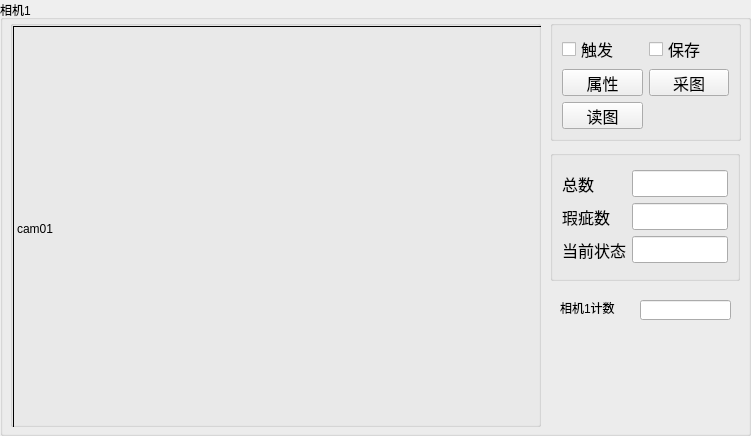
       <widget class="QGroupBox" name="groupBox">
        <property name="sizePolicy">
         <sizepolicy hsizetype="Minimum" vsizetype="Minimum">
          <horstretch>0</horstretch>
          <verstretch>0</verstretch>
         </sizepolicy>
        </property>
        <property name="minimumSize">
         <size>
          <width>751</width>
          <height>436</height>
         </size>
        </property>
        <property name="title">
         <string>相机1</string>
        </property>
        <widget class="QGroupBox" name="groupBox_5">
         <property name="geometry">
          <rect>
           <x>550</x>
           <y>150</y>
           <width>190</width>
           <height>131</height>
          </rect>
         </property>
         <property name="sizePolicy">
          <sizepolicy hsizetype="Minimum" vsizetype="Minimum">
           <horstretch>0</horstretch>
           <verstretch>0</verstretch>
          </sizepolicy>
         </property>
         <property name="minimumSize">
          <size>
           <width>190</width>
           <height>121</height>
          </size>
         </property>
         <property name="title">
          <string/>
         </property>
         <layout class="QGridLayout" name="gridLayout_17">
          <item row="0" column="0">
           <layout class="QGridLayout" name="gridLayout">
            <item row="0" column="1">
             <widget class="QLineEdit" name="edtTotalNumCam01">
              <property name="font">
               <font>
                <pointsize>12</pointsize>
               </font>
              </property>
             </widget>
            </item>
            <item row="1" column="0">
             <widget class="QLabel" name="label_3">
              <property name="font">
               <font>
                <pointsize>12</pointsize>
               </font>
              </property>
              <property name="text">
               <string>瑕疵数</string>
              </property>
             </widget>
            </item>
            <item row="1" column="1">
             <widget class="QLineEdit" name="edtNGNumCam01">
              <property name="font">
               <font>
                <pointsize>12</pointsize>
               </font>
              </property>
             </widget>
            </item>
            <item row="2" column="0">
             <widget class="QLabel" name="label_4">
              <property name="font">
               <font>
                <pointsize>12</pointsize>
               </font>
              </property>
              <property name="text">
               <string>当前状态</string>
              </property>
             </widget>
            </item>
            <item row="2" column="1">
             <widget class="QLineEdit" name="edtCurStateCam01">
              <property name="font">
               <font>
                <pointsize>12</pointsize>
               </font>
              </property>
             </widget>
            </item>
            <item row="0" column="0">
             <widget class="QLabel" name="label_2">
              <property name="font">
               <font>
                <pointsize>12</pointsize>
               </font>
              </property>
              <property name="text">
               <string>总数</string>
              </property>
             </widget>
            </item>
           </layout>
          </item>
         </layout>
        </widget>
        <widget class="QGroupBox" name="groupBox_9">
         <property name="geometry">
          <rect>
           <x>10</x>
           <y>20</y>
           <width>531</width>
           <height>407</height>
          </rect>
         </property>
         <property name="sizePolicy">
          <sizepolicy hsizetype="Minimum" vsizetype="Minimum">
           <horstretch>0</horstretch>
           <verstretch>0</verstretch>
          </sizepolicy>
         </property>
         <property name="minimumSize">
          <size>
           <width>531</width>
           <height>406</height>
          </size>
         </property>
         <property name="title">
          <string/>
         </property>
         <layout class="QGridLayout" name="gridLayout_39">
          <property name="leftMargin">
           <number>0</number>
          </property>
          <property name="topMargin">
           <number>0</number>
          </property>
          <property name="rightMargin">
           <number>0</number>
          </property>
          <property name="bottomMargin">
           <number>0</number>
          </property>
          <property name="spacing">
           <number>0</number>
          </property>
          <item row="0" column="0">
           <widget class="CameraShot" name="labShowImgCam01">
            <property name="sizePolicy">
             <sizepolicy hsizetype="Minimum" vsizetype="Minimum">
              <horstretch>0</horstretch>
              <verstretch>0</verstretch>
             </sizepolicy>
            </property>
            <property name="minimumSize">
             <size>
              <width>529</width>
              <height>405</height>
             </size>
            </property>
            <property name="frameShape">
             <enum>QFrame::Panel</enum>
            </property>
            <property name="text">
             <string>cam01</string>
            </property>
           </widget>
          </item>
         </layout>
        </widget>
        <widget class="QGroupBox" name="groupBox_6">
         <property name="geometry">
          <rect>
           <x>550</x>
           <y>20</y>
           <width>191</width>
           <height>121</height>
          </rect>
         </property>
         <property name="sizePolicy">
          <sizepolicy hsizetype="Minimum" vsizetype="Minimum">
           <horstretch>0</horstretch>
           <verstretch>0</verstretch>
          </sizepolicy>
         </property>
         <property name="minimumSize">
          <size>
           <width>190</width>
           <height>121</height>
          </size>
         </property>
         <property name="title">
          <string/>
         </property>
         <layout class="QGridLayout" name="gridLayout_10">
          <item row="0" column="0">
           <layout class="QGridLayout" name="gridLayout_3">
            <item row="0" column="0">
             <widget class="QCheckBox" name="chkTriggerCam01">
              <property name="font">
               <font>
                <pointsize>12</pointsize>
               </font>
              </property>
              <property name="text">
               <string>触发</string>
              </property>
             </widget>
            </item>
            <item row="0" column="1">
             <widget class="QCheckBox" name="chkSaveImageCam01">
              <property name="font">
               <font>
                <pointsize>12</pointsize>
               </font>
              </property>
              <property name="text">
               <string>保存</string>
              </property>
             </widget>
            </item>
            <item row="1" column="0">
             <widget class="QPushButton" name="btnVCDPropertyCam01">
              <property name="font">
               <font>
                <pointsize>12</pointsize>
               </font>
              </property>
              <property name="styleSheet">
               <string notr="true"/>
              </property>
              <property name="text">
               <string>属性</string>
              </property>
             </widget>
            </item>
            <item row="1" column="1">
             <widget class="QPushButton" name="btnGrabImageCam01">
              <property name="font">
               <font>
                <pointsize>12</pointsize>
               </font>
              </property>
              <property name="styleSheet">
               <string notr="true"/>
              </property>
              <property name="text">
               <string>采图</string>
              </property>
             </widget>
            </item>
            <item row="2" column="0">
             <widget class="QPushButton" name="btnReadImageCam01">
              <property name="font">
               <font>
                <pointsize>12</pointsize>
               </font>
              </property>
              <property name="styleSheet">
               <string notr="true"/>
              </property>
              <property name="text">
               <string>读图</string>
              </property>
             </widget>
            </item>
           </layout>
          </item>
         </layout>
        </widget>
        <widget class="QLabel" name="reg_lab1">
         <property name="geometry">
          <rect>
           <x>560</x>
           <y>300</y>
           <width>71</width>
           <height>16</height>
          </rect>
         </property>
         <property name="text">
          <string>相机1计数</string>
         </property>
        </widget>
        <widget class="QLineEdit" name="camera0">
         <property name="geometry">
          <rect>
           <x>640</x>
           <y>300</y>
           <width>91</width>
           <height>20</height>
          </rect>
         </property>
        </widget>
       </widget>
